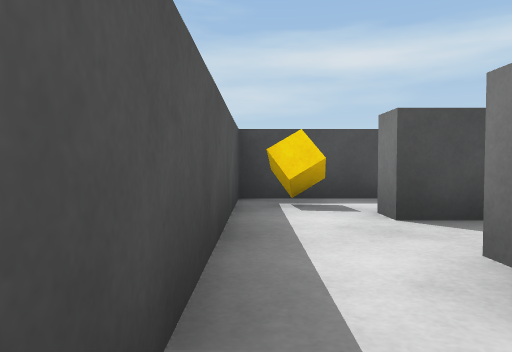
View 1 (above)

20 first-person views from a walk through a Unity game level. The camera is 0.51 m above the floor, tilts 2° down and sees 70° across. The floor is counted in squares, 1 m on a side. Each view is taken from the middle of a square. On the plan, view 1 faces up. The plan holds only what a view shows up to about 9 squares ahead; the rest is blank. The player character is not drawn.

View 2
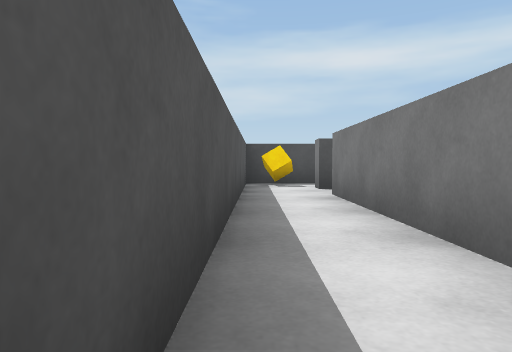

View 3
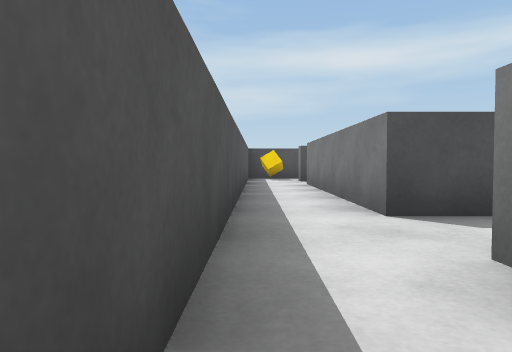

View 4
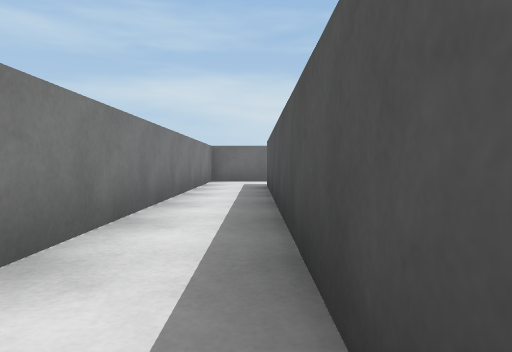

View 5
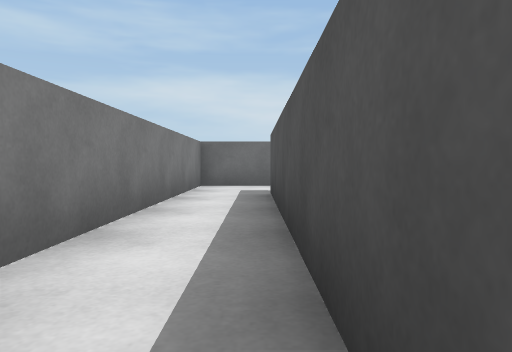

View 6
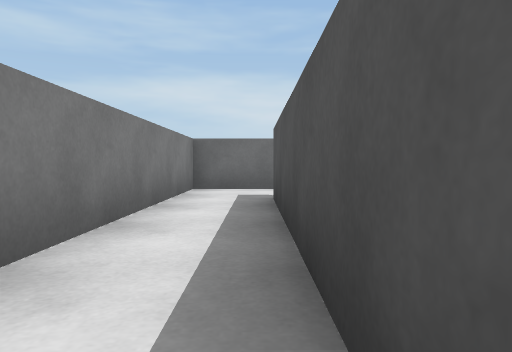

View 7
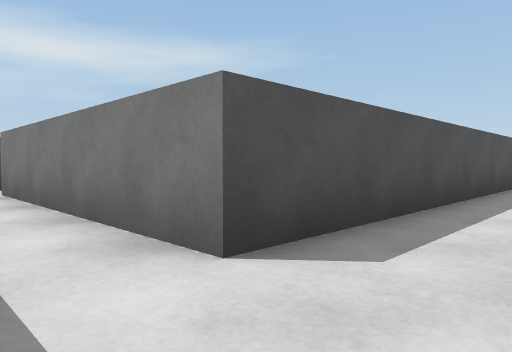

View 8
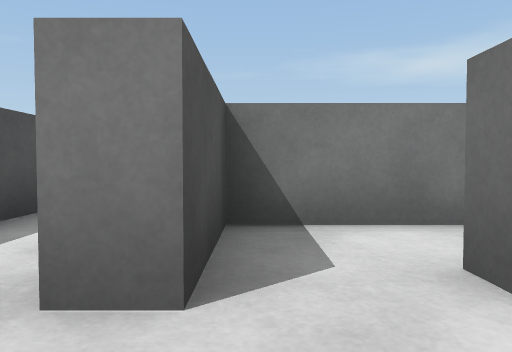

View 9
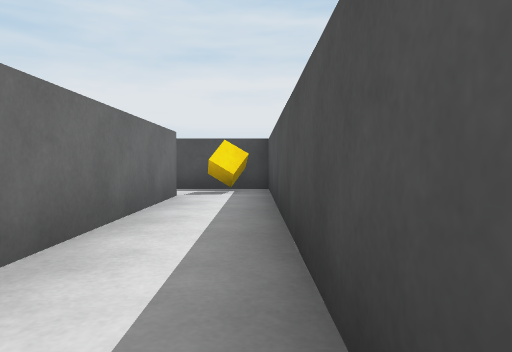

View 10
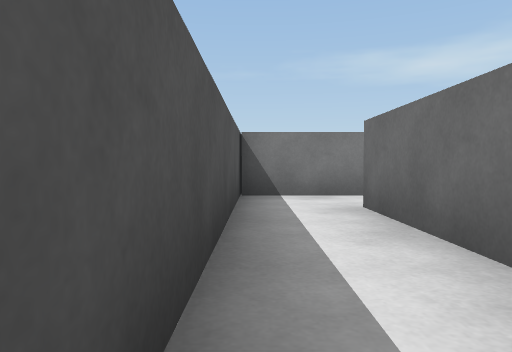

View 11
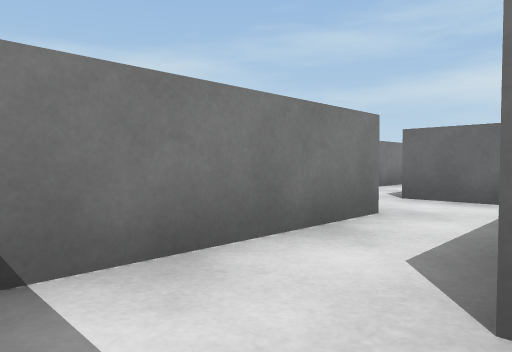

View 12
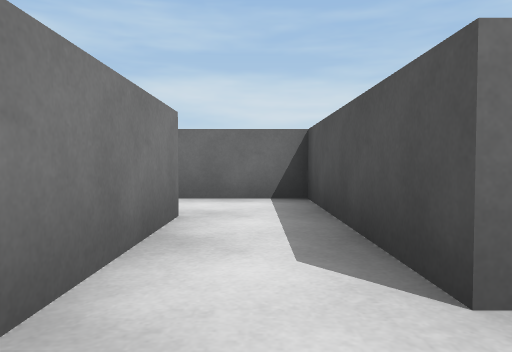

View 13
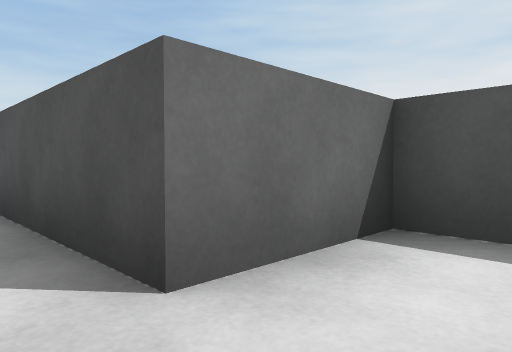

View 14
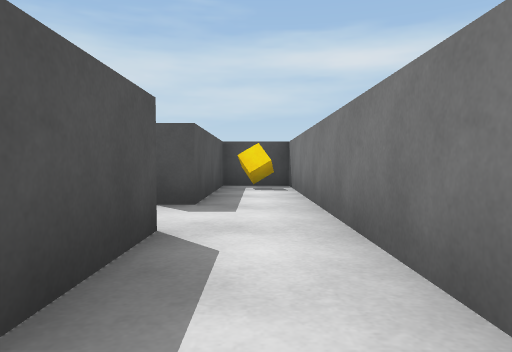

View 15
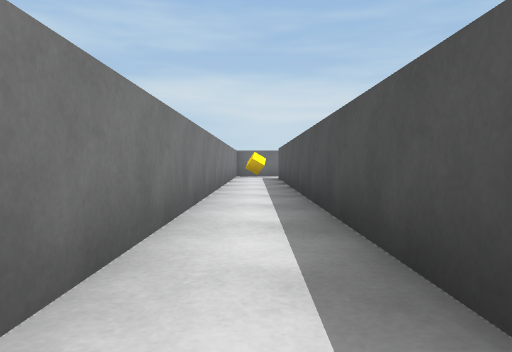

View 16
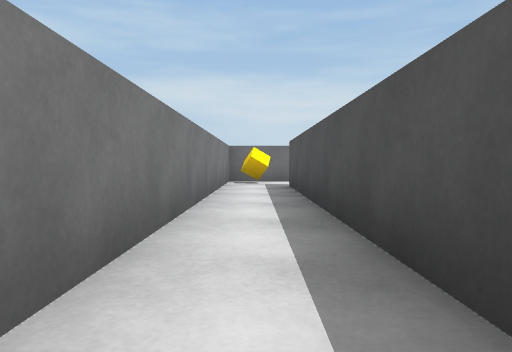

View 17
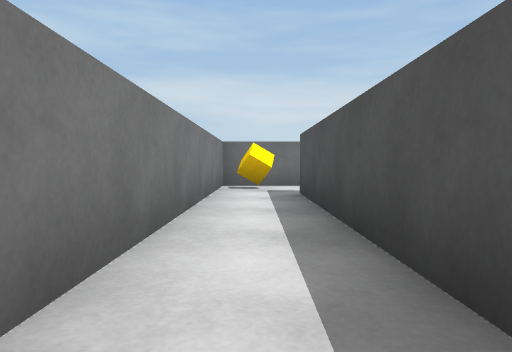

View 18
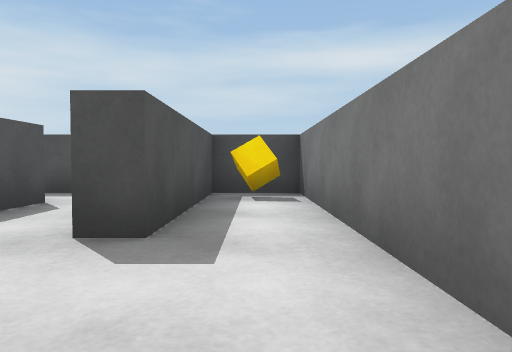

View 19
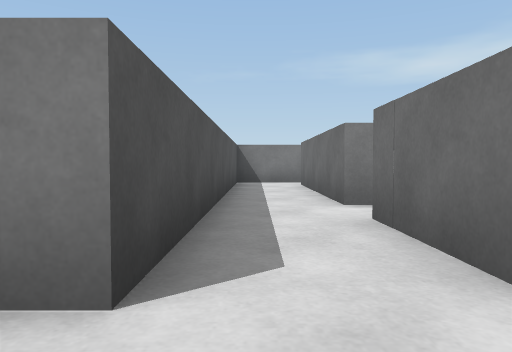

View 20
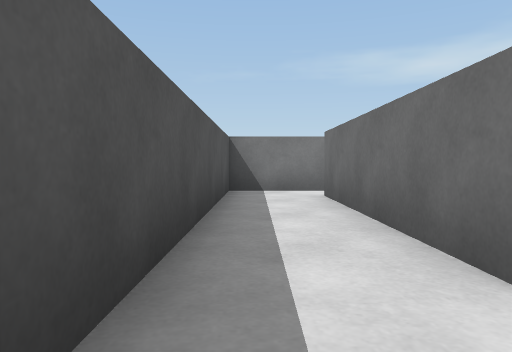

### Floor plan
Points are (right, up) in squares from view 1. A wall is a line through its corners. A room is listed if a view was taken in it or the views show most of it. See-through windows are left out.
Room 1 (views 1, 2, 3, 4, 5, 6, 7, 8, 19)
walls: (1.2, -3.5) (1.2, 2); (-0.2, 3.5) (-0.2, -12.2); (-0.4, -14.2) (1.2, -14.2) (1.2, -5)
ways out: opening at (0, 4) to room 2; opening at (1, -4) to room 4; opening at (1, 3)
Room 2 (views 9, 10, 11, 12)
walls: (1.2, 3.2) (1.2, 3.8) (8.2, 3.8) (8.2, -0.2) (10.2, -0.2); (9.7, 1.5) (9.7, 5.2) (-0.2, 5.2) (-0.2, 3.5)
ways out: opening at (0, 4) to room 1; opening at (10, 1) to room 3
objects: cube (1, 5)
Room 3 (views 13, 14, 15, 16, 17, 18)
walls: (10.2, -0.2) (10.2, -12.2); (10, -14.2) (11.7, -14.2) (11.7, 5.2) (10.2, 5.2) (10.2, 1.5) (9.7, 1.5)
ways out: opening at (10, 1) to room 2; opening at (10, -13) to room 4
objects: cube (11, -13); cube (11, 5)
Room 4 (view 20)
walls: (9.7, -5.4) (9.7, -3.5) (1.2, -3.5); (4.4, -5.5) (4.4, -5.1) (8.8, -5.1); (1.5, -5.1) (3.4, -5.1)
ways out: opening at (1, -4) to room 1; opening at (10, -13) to room 3; opening at (4, -5)

Where each view was taken, in squares from view 1:
view 1: 0 up, 0 right, facing up
view 2: 4 down, 0 right, facing up
view 3: 7 down, 0 right, facing up
view 4: 4 down, 0 right, facing down
view 5: 6 down, 0 right, facing down
view 6: 7 down, 0 right, facing down
view 7: 5 down, 0 right, facing up-right
view 8: 3 up, 0 right, facing right
view 9: 5 up, 7 right, facing left
view 10: 5 up, 4 right, facing right
view 11: 5 up, 8 right, facing down-right
view 12: 5 up, 9 right, facing down
view 13: 1 up, 11 right, facing down-left
view 14: 3 down, 11 right, facing up
view 15: 0 up, 11 right, facing down
view 16: 4 down, 11 right, facing down
view 17: 6 down, 11 right, facing down
view 18: 1 down, 11 right, facing up
view 19: 4 down, 0 right, facing right
view 20: 4 down, 3 right, facing right
